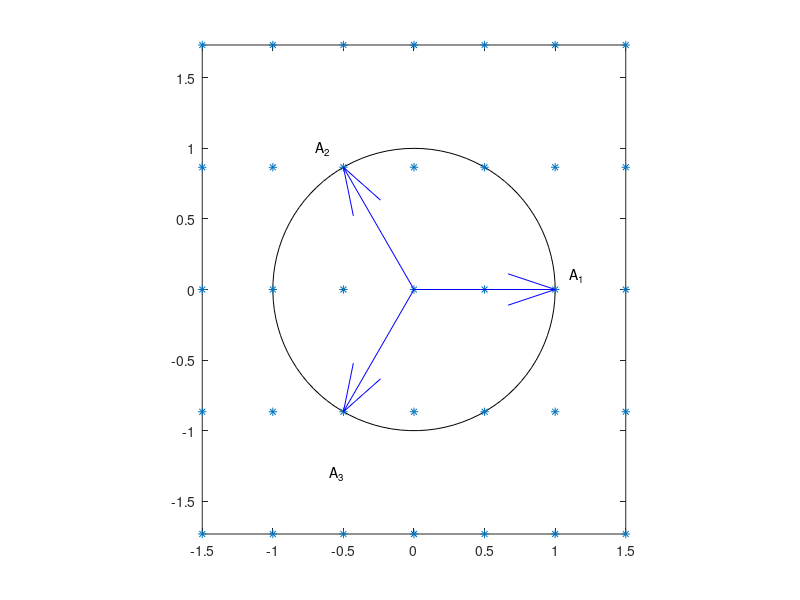
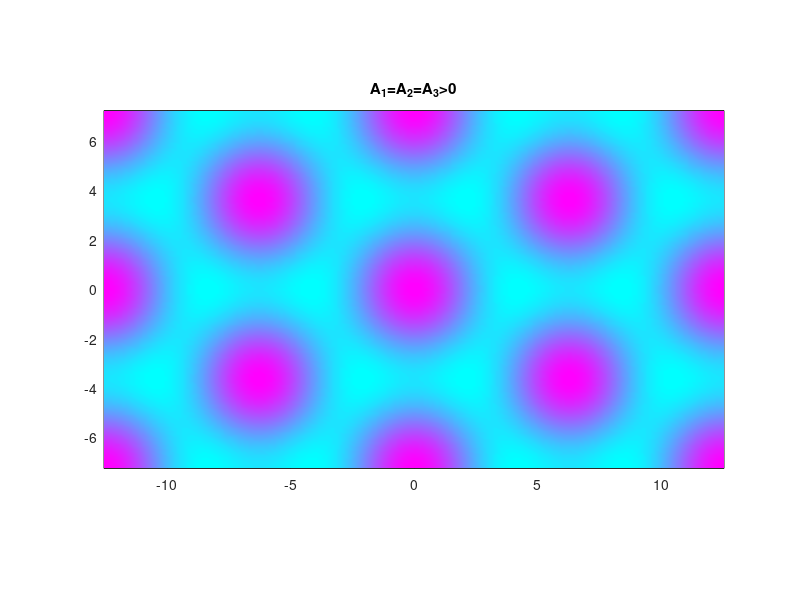

Here is the MATLAB script that generated these plots, in order: (Note: this script raises an error after producing the figures.)
%% 2D, hex 
k1=-1.5:0.5:1.5; s3=sqrt(3); k2=-s3:s3/2:s3; 
lam=0.15; mu=@(k1,k2) -(1-(k1.^2+k2.^2)).^2+lam; figure(1); clf; 
t=linspace(0,2*pi,100); r=1; plot(r*sin(t),r*cos(t),'k'); hold on
%r=0.78; plot(r*sin(t),r*cos(t),'r'); r=1.177; plot(r*sin(t),r*cos(t),'r');
[K1,K2]=meshgrid(k1,k2); K1=K1(:); K2=K2(:); 
scatter(K1,K2,'*');  
quiver(0,0,1,0,1,'b');quiver(0,0,-1/2,s3/2,1,'b');quiver(0,0,-1/2,-s3/2,1,'b');
axis image; %([-1 1 -1 1]); 
text(1.1,0.1,'A_1'); text(-0.7,1,'A_2'); text(-0.6,-1.3,'A_3'); 
%% waveforms
x=-4*pi:0.1:4*pi;  s3=sqrt(3); y=x/s3; [X,Y]=meshgrid(x,y); u1=cos(X); u2=cos(X/2+s3*Y/2)+cos(X/2-s3*Y/2); 
figure(3); clf; pcolor(X,Y,u1); 
shading interp; colormap cool; axis image; title('A_1>0; A_2=A_3=0'); pause 
figure(3); clf; pcolor(X,Y,u2); 
shading interp; colormap cool; axis image; title('A_1=0, A_2=A_3>0'); pause
%x=0:0.1:8*pi; y=x/s3; [X,Y]=meshgrid(x,y); u1=cos(X); u2=cos(X/2+s3*Y/2)+cos(X/2-s3*Y/2);
figure(3); clf; pcolor(X,Y,u1+u2); 
shading interp; colormap cool; axis image; title('A_1=A_2=A_3>0');
%% 3D BCC
s2=1*sqrt(2); xa=[-s2*pi s2*pi]; ya=xa; za=4*xa; 
x=linspace(-s2*pi,s2*pi,30); x=x; y=x; z=x; [x,y,z]=meshgrid(x,y,z);
k=[1 0 1 1 0 -1; 1 1 0 -1 1 0; 0 1 1 0 -1 1]; 
k=k./s2; Z1=[1 1 1 1 1 1]; Z2=[0 0 1 0 0 1]; Z3=[0 0 0 1 1 1]; Z4=[0 1 1 0 1 1]; Z5=[1 0 0 1 0 0]; 
Z6=[0 1 1 0 -1 1]; 
u=uans2(1*Z4,k,x,y,z); 
%
figure(1); clf; 
p1=patch(isosurface(x,y,z,u,0.1)); p1.FaceColor='r'; p1.EdgeColor='none'; 
p2=patch(isosurface(x,y,z,u,-0.1)); p2.FaceColor='b'; p2.EdgeColor='none'; 
view(20, 60); camlight; lighting gouraud; axis image; %axis([xa ya za]); % image
%% BCC to tubes 
s2=sqrt(2); xa=[-s2*pi s2*pi]; ya=xa; za=4*xa; 
x=linspace(-s2*pi,s2*pi,50); x=x; y=x; z=4*x; [x,y,z]=meshgrid(x,y,z);
k=[1 0 1 1 0 -1; 1 1 0 -1 1 0; 0 1 1 0 -1 1]; 
k=k./s2; Z1=[1 1 1 1 1 1]; Z2=[0 0 1 0 0 1]; Z3=[0 0 0 1 1 1]; Z4=[0.5 1 1 0.5 1 1]; 
u=uans3(Z4,k,x,y,z); 
%
figure(1); clf; 
p1=patch(isosurface(x,y,z,u,0.1)); p1.FaceColor='r'; p1.EdgeColor='none'; 
p2=patch(isosurface(x,y,z,u,-0.1)); p2.FaceColor='b'; p2.EdgeColor='none'; 
view(20, 60); camlight; lighting gouraud; axis image; %axis([xa ya za]); % image
%% B' branch
s2=sqrt(2); xa=[-s2*pi s2*pi]; ya=xa; za=xa; 
x=linspace(-s2*pi,s2*pi,50); x=x; y=x; z=x; [x,y,z]=meshgrid(x,y,z);
k=[1 0 1 1 0 -1; 1 1 0 -1 1 0; 0 1 1 0 -1 1]; 
k=k./s2; Z1=[1 1 1 1 1 1]; Z2=[1 0 0 1 0 0]; Z3=[0 1 1 0 1 1]; 
u=uans3(0.5*Z2+2.5*Z3,k,x,y,z);
%
figure(1); clf; 
p1=patch(isosurface(x,y,z,u,0.1)); p1.FaceColor='r'; p1.EdgeColor='none'; 
p2=patch(isosurface(x,y,z,u,-0.1)); p2.FaceColor='b'; p2.EdgeColor='none'; 
view(20, 60); camlight; lighting gouraud; axis image; %axis([xa ya za]); % image
%%

isocolors(x,y,z,u)